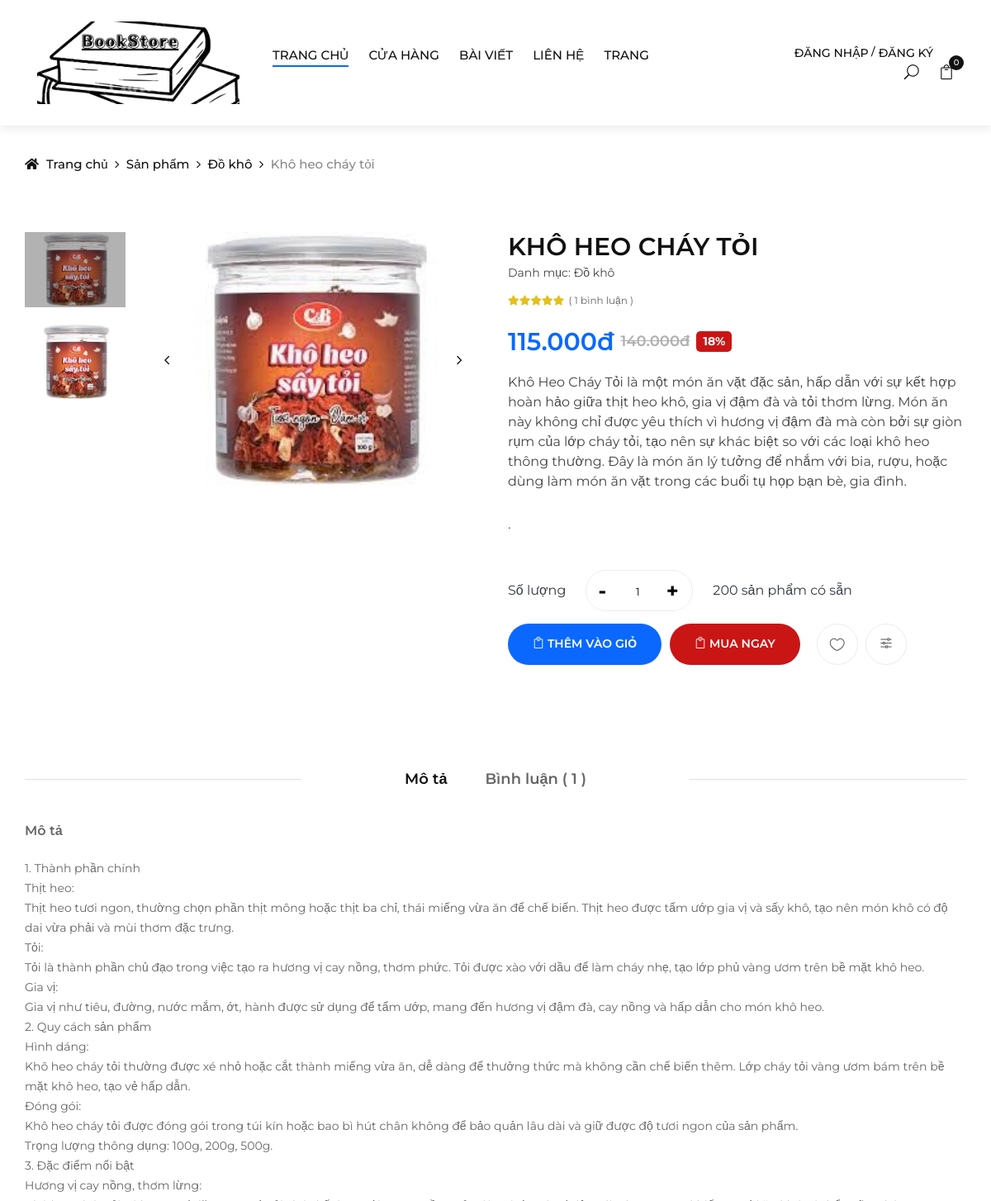
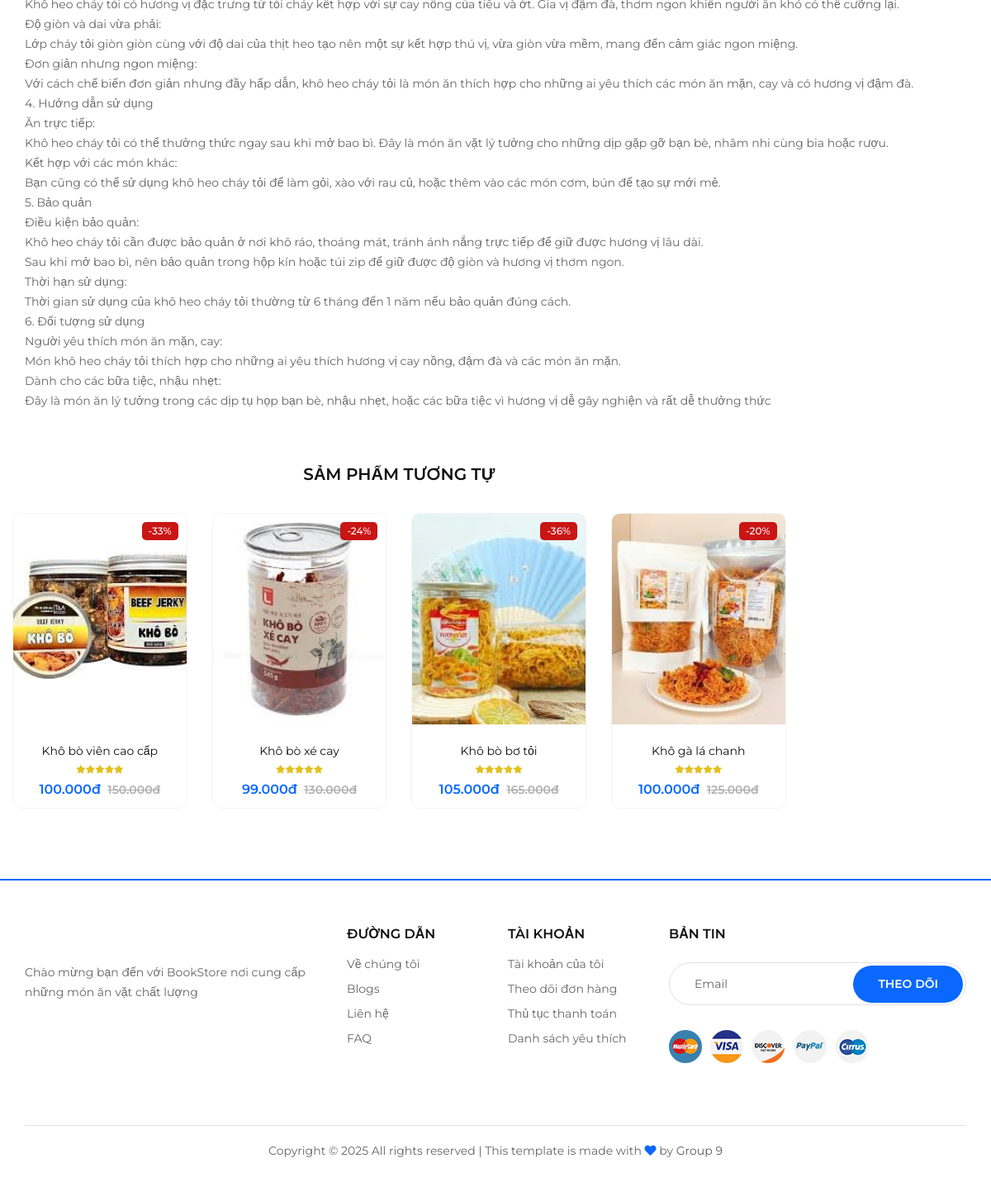
Screenshot of /index.php?url=chitietsanpham&id_sp=42&id_dm=2 with the database file from the repository (2 pictures, top to bottom).
### tables this page shows
CREATE TABLE `categories` (
  `category_id` int NOT NULL,
  `name` varchar(255) NOT NULL,
  `image` varchar(255) NOT NULL,
  `status` tinyint(1) NOT NULL DEFAULT '1'
);

CREATE TABLE `products` (
  `product_id` int NOT NULL,
  `category_id` int NOT NULL,
  `name` varchar(255) NOT NULL,
  `image` varchar(255) NOT NULL,
  `quantity` int NOT NULL,
  `price` int NOT NULL,
  `sale_price` int NOT NULL,
  `create_date` datetime NOT NULL DEFAULT CURRENT_TIMESTAMP,
  `views` int NOT NULL DEFAULT '0',
  `details` text NOT NULL,
  `short_description` text NOT NULL,
  `status` tinyint(1) NOT NULL DEFAULT '1'
);

### models/pdo_library.php (called while the page is built, shortened)
<?php
function pdo_query($sql)
{
    $sql_args = array_slice(func_get_args(), 1);
    try {
        $conn = pdo_get_connection();
        $stmt = $conn->prepare($sql);
        $stmt->execute($sql_args);
        $rows = $stmt->fetchAll();
        return $rows;
    } catch (PDOException $e) {
        throw $e;
    } finally {
        unset($conn);
    }
}
function pdo_query_one($sql)
{
    $sql_args = array_slice(func_get_args(), 1);
    try {
        $conn = pdo_get_connection();
        $stmt = $conn->prepare($sql);
        $stmt->execute($sql_args);
        $row = $stmt->fetch(PDO::FETCH_ASSOC);
        return $row;
    } catch (PDOException $e) {
        throw $e;
    } finally {
        unset($conn);
    }
}

### models/CategoryModel.php (called while the page is built, shortened)
<?php
class CategoryModel
{
    public function select_name_categories()
    {
        $sql = "SELECT category_id, name FROM categories";
        return pdo_query($sql);
    }
}

### models/ProductModel.php (called while the page is built, shortened)
<?php
class ProductModel
{
    public function select_products_by_id($id)
    {
        $sql = "SELECT * FROM products WHERE product_id = ?";
        return pdo_query_one($sql, $id);
    }
    public function select_products_similar($id)
    {
        $sql = "SELECT * FROM products WHERE category_id = ? ORDER BY product_id LIMIT 4";
        return pdo_query($sql, $id);
    }
    public function discount_percentage($price, $sale_price)
    {
        $discount_percentage = ($price - $sale_price) / $price * 100;
        $round__percentage = round($discount_percentage, 0) . "%";
        return $round__percentage;
    }
    public function formatted_price($price)
    {
        $format = number_format($price, 0, ',', '.') . 'đ';
        return $format;
    }
}
$ProductModel = new ProductModel();

### models/CommentModel.php (called while the page is built, shortened)
<?php
class CommentModel
{
    function select_comments_by_id($product_id)
    {
        $sql = "
            SELECT *
            FROM comments
            JOIN users ON comments.user_id = users.user_id
            WHERE comments.product_id = ? AND status = 1
            ORDER BY comments.date DESC;
            ";
        return pdo_query($sql, $product_id);
    }
}

### views/productdetail.php (the view, shortened to what this page needs)
<?php
   if(isset($_GET['id_sp'])) {
        $id_sp = $_GET['id_sp'];
        $id_danhmuc = $_GET['id_dm'];
        $product_details = $ProductModel->update_views($id_sp);
        $product_details = $ProductModel->select_products_by_id($id_sp);
        $similar_product = $ProductModel->select_products_similar($id_danhmuc);
        $name_catgoty = $CategoryModel->select_name_categories();
    }
?>
<?php
    extract($product_details);
    $discount_percentage = $ProductModel->discount_percentage($price, $sale_price);
    if(isset($_GET['id_sp'])) {
        $product_id = $_GET['id_sp'];
        $list_comments = $CommentModel->select_comments_by_id($product_id);
    }
?>
<div class="breadcrumb-option">
        <div class="container">
            <div class="row">
                <div class="col-lg-12">
                    <div class="breadcrumb__links">
                        <a href="index.php"><i class="fa fa-home"></i> Trang chủ</a>
                        <a href="index.php?url=cua-hang">Sản phẩm </a>
                        <a href="index.php?url=danh-muc-san-pham&id=<?=$id_danhmuc?>">
                            <?php foreach ($name_catgoty as $value) {
                                if($value['category_id'] == $id_danhmuc) {
                                    echo $value['name'];
                                }
                            } ?>
                        </a>
                        <span><?=$name?></span>
                    </div>
                </div>
            </div>
        </div>
    </div>
    <section class="product-details spad">
        <div class="container">
            <div class="row">
                <div class="col-lg-6">
                    <div class="product__details__pic">
                        <div class="product__details__pic__left product__thumb nice-scroll">
                            <a class="pt active" href="#product-1">
                                <img src="upload/<?=$image?>" alt="">
                            </a>
                            <a class="pt" href="#product-2">
                                <img src="upload/<?=$image?>" alt="">
                            </a>
                        </div>
                        <div class="product__details__slider__content">
                            <div class="product__details__pic__slider owl-carousel">
                                <img data-hash="product-1" class="product__big__img" src="upload/<?=$image?>" alt="">
                            </div>
                        </div>
                    </div>
                </div>
                <div class="col-lg-6">
                    <div class="product__details__text">
                        <h3><?=$name?>
                            <span>
                                Danh mục: <?php foreach ($name_catgoty as $value) {
                                    if($value['category_id'] == $id_danhmuc) {
                                        echo $value['name'];
                                    }
                                } ?>
                            </span>
                        </h3>
                        <div class="rating">
                            <i class="fa fa-star"></i>
                            <i class="fa fa-star"></i>
                            <i class="fa fa-star"></i>
                            <i class="fa fa-star"></i>
                            <i class="fa fa-star"></i>
                            <span>( <?=count($list_comments)?> bình luận )</span>
                        </div>
                        <div class="product__details__price">
                            <?=$ProductModel->formatted_price($sale_price); ?>
                            <span class="ml-2">
                                <?=$ProductModel->formatted_price($price); ?>
                            </span>
                            <div class="label_right ml-2"><?=$discount_percentage?></div>
                        </div>
                        <div class="short__description">
                            <?=$short_description?>
                        </div>
                        <div class="product__details__button">
                            <?php if(isset($_SESSION['user'])) {?>
                                <form action="index.php?url=gio-hang" method="post">
                                    <div class="input-group d-flex align-items-center">
                                        <span class="text-dark">Số lượng</span>
                                        <div class="input-next-cart d-flex mx-4">
                                            <input type="button" value="-" class="button-minus" data-field="quantity">
                                            <input type="number" step="1" max="50" value="1" name="product_quantity" class="quantity-field-cart">
                                            <input type="button" value="+" class="button-plus" data-field="quantity">
                                        </div>
                                        <span class="text-dark"><?=$quantity?> sản phẩm có sẵn</span>
                                    </div>
                                    <input value="<?=$product_id?>" type="hidden" name="product_id">
                                    <input value="<?=$_SESSION['user']['id']?>" type="hidden" name="user_id">
                                    <input value="<?=$name?>" type="hidden" name="name">
                                    <input value="<?=$image?>"type="hidden" name="image">
                                    <input value="<?=$sale_price?>" type="hidden" name="price">
                                    <input value="<?=$image?>" type="hidden" name="image">
                                    <div class="quantity">
                                        <button name="add_to_cart" style="border: none;" type="submit" class="cart-btn btn-primary"><span class="icon_bag_alt"></span> Thêm vào giỏ</button>
                                        <button name="add_to_cart" type="submit" style="background-color: #ca1515; border: none;" class="cart-btn"><span class="icon_bag_alt"></span>Mua ngay</button>
                                    </div>
                                </form>
                            <?php }else{?>
                                <div class="input-group d-flex align-items-center">
                                    <span class="text-dark">Số lượng</span>
                                    <div class="input-next-cart d-flex mx-4">
                                        <input type="button" value="-" class="button-minus" data-field="quantity">
                                        <input type="number" step="1" max="50" value="1" name="product_quantity" class="quantity-field-cart">
                                        <input type="button" value="+" class="button-plus" data-field="quantity">
                                    </div>
                                    <span class="text-dark"><?=$quantity?> sản phẩm có sẵn</span>
                                </div>
                                <div class="quantity">
                                    <button name="add_to_cart" onclick="alert('Vui lòng dăng nhập để thực hiện chức năng');" style="border: none;" type="submit" class="cart-btn btn-primary">
                                        <span class="icon_bag_alt"></span> <a href="dang-nhap" style="color: #ffffff;">Thêm vào giỏ</a>
                                    </button>
                                    <button name="add_to_cart" onclick="alert('Vui lòng dăng nhập để thực hiện chức năng');" type="submit" style="background-color: #ca1515; border: none;" class="cart-btn">
                                        <span class="icon_bag_alt"></span> <a href="dang-nhap" style="color: #ffffff;">Mua ngay</a>
                                    </button>
                                </div>
                            <?php }?>
                            <ul>
                                <li><a href="#"><span class="icon_heart_alt"></span></a></li>
                                <li><a href="#"><span class="icon_adjust-horiz"></span></a></li>
                            </ul>
                        </div>
                    </div>
                </div>
                <div class="col-lg-12">
                    <div class="product__details__tab">
                        <ul class="nav nav-tabs" role="tablist">
                            <li class="nav-item">
                                <a class="nav-link active" data-toggle="tab" href="#tabs-1" role="tab">Mô tả</a>
                            </li>
                            <li class="nav-item">
                                <a class="nav-link" data-toggle="tab" href="#tabs-2" role="tab">Bình luận ( <?=count($list_comments)?> )</a>
                            </li>
                        </ul>
                        <div class="tab-content">
                            <div class="tab-pane active" id="tabs-1" role="tabpanel">
                                <h6>Mô tả</h6>
                                <p><?=$details?></p>
                            </div>
                            <?php include_once "views/comments.php"; ?>
                    </div>
                </div>
            </div>
            <div class="row">
                <div class="col-lg-12 text-center">
                    <div class="related__title">
                        <h5>SẢM PHẨM TƯƠNG TỰ</h5>
                    </div>
                </div>
                <?php
                    foreach ($similar_product as $value) {
                        if(is_array($value)) {
                            extract($value);
                            $discount_percentage = $ProductModel->discount_percentage($price, $sale_price);
                        }
                ?>
                <div class="col-lg-3 col-md-4 col-sm-6 mix">
                    <div class="product__item sale">
                        <div class="product__item__pic set-bg" data-setbg="upload/<?=$image?>">
                            <div class="label_right sale">-<?=$discount_percentage?></div>
                            <ul class="product__hover">
                            </ul>
                        </div>
                        <div class="product__item__text">
                            <h6 class="text-truncate-1">
                                <a href="index.php?url=chitietsanpham&id_sp=<?=$product_id?>&id_dm=<?=$category_id?>">
                                <?=$name?>
                                </a>
                            </h6>
                            <div class="rating">
                                <i class="fa fa-star"></i>
                                <i class="fa fa-star"></i>
                                <i class="fa fa-star"></i>
                                <i class="fa fa-star"></i>
                                <i class="fa fa-star"></i>
                            </div>
                            <div class="product__price"><?=$ProductModel->formatted_price($sale_price); ?>  <span><?=$ProductModel->formatted_price($price); ?> </span></div>
                        </div>
                    </div>
                </div>
                <?php
                    }
                ?>
                </div>
            </div>
        </div>
    </section>

### views/productdetail.php (style rules this page uses)
.label_right { font-size: 14px; color: #ffffff; font-weight: 700; display: inline-block; padding: 2px 8px; text-transform: uppercase; background: #ca1515; border-radius: 5px; }

### rows the page displays
categories: name "Đồ khô"
products: name "Khô heo cháy tỏi", image (picture), name "KHÔ HEO CHÁY TỎI", sale_price "115.000đ", discount_percentage "18%", short_description "Khô Heo Cháy Tỏi là một món ăn vặt đặc sản, hấp dẫn với sự kết hợp hoàn hảo giữa thịt heo khô, gia vị đậm đà và tỏi thơm lừng. Món ăn này không chỉ được yêu thích vì hương vị đậm đà mà còn bởi sự giòn rụm của lớp cháy tỏi, tạo nên sự khác biệt so với các loại khô heo thông thường. Đây là món ăn lý tưởng để nhắm với bia, rượu, hoặc dùng làm món ăn vặt trong các buổi tụ họp bạn bè, gia đình. .", quantity "200", details "1. Thành phần chính Thịt heo: Thịt heo tươi ngon, thường chọn phần thịt mông hoặc thịt ba chỉ, thái miếng vừa ăn để chế biến. Thịt heo được tẩm ướp gia vị và sấy khô, tạo nên món khô có độ dai vừa phải và mùi thơm đặc trưng. Tỏi: Tỏi là thành phần chủ đạo trong việc tạo ra hương vị cay nồng, thơm phức. Tỏi được xào với dầu để làm cháy nhẹ, tạo lớp phủ vàng ươm trên bề mặt khô heo. Gia vị: Gia vị như tiêu, đường, nước mắm, ớt, hành được sử dụng để tẩm ướp, mang đến hương vị đậm đà, cay nồng và hấp dẫn cho món khô heo. 2. Quy cách sản phẩm Hình dáng: Khô heo cháy tỏi thường được xé nhỏ hoặc cắt thành miếng vừa ăn, dễ dàng để thưởng thức mà không cần chế biến thêm. Lớp cháy tỏi vàng ươm bám…"
products: shows a picture, discount_percentage "33%", name "Khô bò viên cao cấp", sale_price "100.000đ", formatted_price "150.000đ"
products: shows a picture, discount_percentage "24%", name "Khô bò xé cay", sale_price "99.000đ", formatted_price "130.000đ"
products: shows a picture, discount_percentage "36%", name "Khô bò bơ tỏi", sale_price "105.000đ", formatted_price "165.000đ"
products: shows a picture, discount_percentage "20%", name "Khô gà lá chanh", sale_price "100.000đ", formatted_price "125.000đ"

### other values shown
count($list_comments) "1"
$ProductModel->formatted_price($price) "140.000đ"
